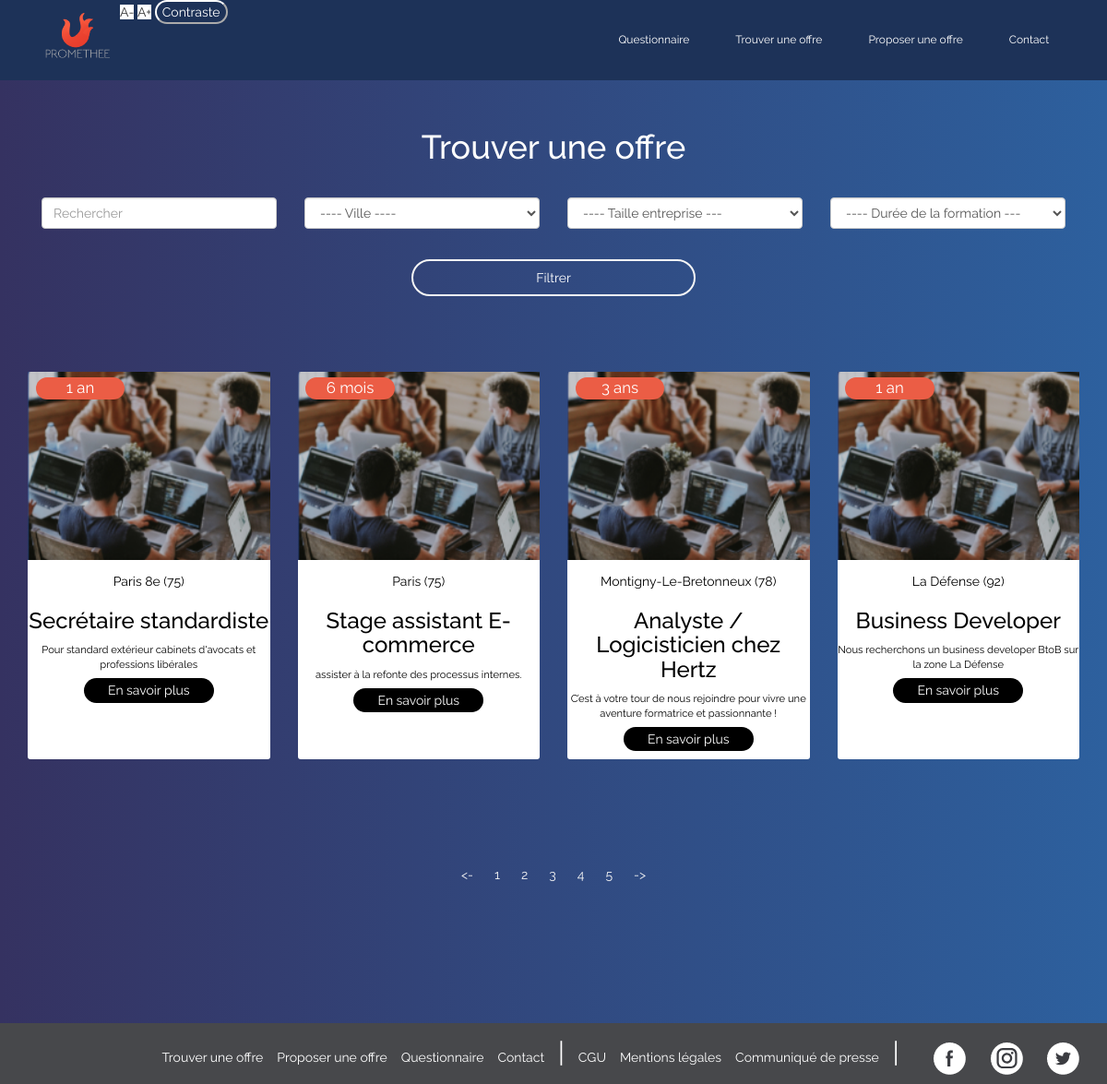
Screenshot of /formations-list.php with the database file from the repository.
### tables this page shows
CREATE TABLE IF NOT EXISTS `proposer_formations` (
  `id` int(11) NOT NULL AUTO_INCREMENT,
  `nom_etablissement` varchar(255) NOT NULL,
  `nom` varchar(255) NOT NULL,
  `telephone` int(10) NOT NULL,
  `taille_entreprise` text,
  `Ville` varchar(75) NOT NULL,
  `duration` varchar(255) NOT NULL,
  `titre_poste` varchar(75) NOT NULL,
  `chapo` varchar(250) NOT NULL,
  `description_complete` longtext NOT NULL,
  PRIMARY KEY (`id`)
);

### formations-list.php (the view, shortened to what this page needs)
<?php
include("data_connexion.php");
?>
<!DOCTYPE HTML>
<html lang="fr">
    <head>
    <link rel="stylesheet" href="https://maxcdn.bootstrapcdn.com/bootstrap/3.3.7/css/bootstrap.min.css">
    <link rel="stylesheet" href="https://use.fontawesome.com/releases/v5.5.0/css/all.css">
    <link rel="stylesheet" href="https://maxcdn.bootstrapcdn.com/bootstrap/3.3.7/css/bootstrap.min.css">
<link rel="stylesheet" href="https://use.fontawesome.com/releases/v5.5.0/css/all.css">
<link rel="stylesheet" href="assets/css/styles.css">
<link rel="stylesheet" type="text/css" href="//cdnjs.cloudflare.com/ajax/libs/cookieconsent2/3.1.0/cookieconsent.min.css" />
</head>
<body id="body">
<nav class="navbar navbar-fixed-top">
  <div class="container" id="beau">
    <div class="collapse navbar-collapse" id="myNavbar">
        <a href="home.php" class="navbar-left"><img class="logo" src="assets/img/logo.png"></a>
        <div class="accessibilite-zoom" id="moin">A-</div>
    <div class="accessibilite-zoom" id="plus">A+</div>
    <button onclick="change_bg()">Contraste</button>
      <ul class="nav navbar-nav navbar-right">
        <li><a href="quizz.php">Questionnaire</a></li>
        <li><a href="formations-list.php">Trouver une offre</a></li>
        <li><a href="propositions.php">Proposer une offre</a></li>
        <li><a href="contact.php">Contact</a></li>
      </ul>
    </div>
  </div>
</nav>
<div class="container find_offer">
    <div class="row">
        <div class="col-sm-12">
            <h1>Trouver une offre</h1>
        </div>
    </div>
    </div>
<div class="container" style="margin-bottom: 2%;">
<div clas="row" id="center_button">
    <form class="rechercheForm" action="envoi_form.php" method="post" >
    <div class="col-sm-3">
            <input class="form-control" type="text" placeholder="Rechercher">
    </div>
<div class="col-sm-3">
<select class="form-control">
  <option>---- Ville ----</option>
</select>
</div>
<div class="col-sm-3" class="filtreurs">
<select class="form-control"  name="taille_entreprise">
    <option>---- Taille entreprise ---</option>
</select>
    </div>
<div class="col-sm-3">
    <select class="form-control" name="duree">
    <option>---- Durée de la formation ---</option>
    </select>
</div>
        <div class="col-sm-12">
    <button id="lol" class="button_emploi" type="submit" name="filtre" >Filtrer</button>
    </div>
         </form>
</div>
</div>
    <div class="container">
  <div class="row" style="text-align:center;">
<div id="myCarousel" class="carousel slide swag" style="margin-left:0;">
    <div class="carousel-inner" id="innerDeux">
        <div class="item active" id="pageUn">
            <?php
       $reponse= $bdd->query('SELECT * FROM proposer_formations ORDER BY id DESC LIMIT 1,4');
        while($donnees = $reponse->fetch())
        {
?>
            <div class="col-sm-3">
                <a href="formations.php?art=<?= $donnees['id']?>" class="card">
                    <div class="content-card">
                        <span class="dureeman"><?= $donnees['duration']?></span>
                        <img class="card-img-top" src="assets/img/formations.png" alt="Card image cap">
                        <p calss="text-center" style="margin-top:5%;"><?= $donnees['Ville']?></p>
                        <h3><?= $donnees['titre_poste']?></h3>
                        <p style="font-size:0.8em;"><?= $donnees['chapo']?></p>
                        <a class="savoir_plus" href="formations.php?art=<?= $donnees['id']?>">En savoir plus</a>
                    </div>
                </a>
            </div>
            <?php }
?>
        </div>
</div>
        </div>
</div>
          </div>
<div class="container" id="basMarge">
<div class="row">
<div class="col-sm-12" id="page">
<ul class="pagination">
  <li><a href="#myCarousel" data-slide="prev"> <- </a></li>
  <li><a href="#pageUn">1</a></li>
  <li><a href="#pageDeux">2</a></li>
  <li><a href="#pageTrois">3</a></li>
  <li><a href="#pageQuatre">4</a></li>
  <li><a href="#">5</a></li>
  <li><a href="#myCarousel" data-slide="next">-></a></li>
</ul>
</div>
  </div>
  </div>
<footer class="page-footer font-small cyan darken-3" style="background:#47484b;">
    <div class="container">
      <div class="row">
        <div class="col-md-12 py-5">
        <div class="arbo-footer">
          <p class="text-right" style="margin-top: 1%;">
            <a href="formations-list.php">Trouver une offre</a>
            <a href="propositions.php">Proposer une offre</a>
            <a href="quizz.php">Questionnaire</a>
            <a href="contact.php">Contact</a>
            <span class="separateur">|</span>
            <a href="cgu.php" style="margin-left: 0%;">CGU</a>
            <a href="cgu.php#conditions">Mentions légales</a>
            <a href="presse.php">Communiqué de presse</a>
            <span class="separateur">|</span>
             <a class="img-responsive fo">
            <a target="_blank" href="https://www.facebook.com/Prom%C3%A9th%C3%A9e-286251385344865/">
              <img src="assets/img/Facebook.png" alt="">
            </a>
          </a>
          <a class="img-responsive fo">
            <a target="_blank" href="https://www.instagram.com/promethee_us/">
              <img src="assets/img/Insta.png" alt="">
            </a>
          </a>
          <a class="img-responsive fo">
            <a target="_blank" href="https://twitter.com/promethee_us">
              <img src="assets/img/Twitter.png" alt="">
            </a>
          </a>
          </p>
        </div>
        </div>
      </div>
    </div>
  </footer>
</body>
</html>

### assets/css/styles.css (style rules this page uses)
html { z-index: -1; height:100%; }
nav { font-family: 'Raleway', sans-serif; }
button { background: transparent; color:white; border-color:white; border-radius: 31px; }
body { background-image: -webkit-linear-gradient(left, #353261, #2d609e); background:-moz-linear-gradient(left, #353261, #2d609e); background:-o-linear-gradient(left, #353261, #2d609e); background:-ms-linear-gradient(left, #353261, #2d609e); width: 100%; height: 100%; font-family: 'Raleway', sans-serif; z-index: 1; }
.navbar { background-color:#1d3258; }
.accessibilite-zoom { background-color:white; display: INLINE; }
h1 { color:white; }
.navbar-left { padding: 10px 15px; }
.logo { width: 70px; margin:5%; }
.nav>li>a { position: relative; display: block; padding: 10px 25px; color:white; }
.navbar-right { font-size: 12px; padding:2%; }
footer { margin-top:10%; }
.button_emploi { background-color:transparent; -moz-border-radius:31px; -webkit-border-radius:31px; border-radius:31px; display:inline-block; cursor:pointer; color:white; font-size:1em; padding:8px 12%; border:2px solid whitesmoke; }
#page { text-align: center; }
.pagination>li>a { position: relative; float: left; padding: 6px 12px; margin-left: -1px; line-height: 1.42857143; color: whitesmoke; text-decoration: none; background-color: transparent; border: 0; }
.fo { display:inline; }
#basMarge { margin-bottom: 3%; }
form { color: white; padding: 10%; width: 80%; border: 1px solid #eb5d45; }
.rechercheForm { color:red; padding:0%; width:100%; border: 0; position: relative; }
.find_offer { margin-top:10%;text-align: center;margin-bottom: 2%; }
form input, select, textarea { color:black; }
#center_button { text-align: center; }
#lol { margin-top: 3%; }
.dureeman { position:absolute; margin-left:3%; background-color:#eb5d45; font-size: 1.2em; color:white; width: 33%; border-radius: 15px; text-align: center; margin-top: 2%; }
.savoir_plus { background:black; -moz-border-radius:31px; -webkit-border-radius:31px; border-radius:31px; cursor:pointer; color:white; font-size:1em; padding:2% 10%; bottom: 0; margin-bottom: 5%; }
.carousel-inner { width:100%; height: 380px; margin-top: 5%; margin-bottom: 5%; }
#innerDeux { margin-left: 0; height:450px; margin-top:5%; margin-bottom: 5%; }
#innerDeux .col-sm-3 { margin-bottom: 3%; }
.carousel-inner .item { background: transparent; }
.carousel { width:100%; }
.content-card { border-radius: 3px; background:#ffffff; height:420px; }
.content-card img { width: 100%; }
.content-card h3 { color:black; text-align: center; }
.content-card p { color:black; text-align: center; }
.card { background: white; }
.separateur { font-size: 2.1em; color:white; margin:1%; }
.arbo-footer a { color:white; margin-left: 1%; }

### rows the page displays
proposer_formations: duration "1 an", Ville "Paris 8e (75)", titre_poste "Secrétaire standardiste", chapo "Pour standard extérieur cabinets d'avocats et professions libérales"
proposer_formations: duration "6 mois", Ville "Paris (75)", titre_poste "Stage assistant E-commerce", chapo "assister à la refonte des processus internes."
proposer_formations: duration "3 ans", Ville "Montigny-Le-Bretonneux (78)", titre_poste "Analyste / Logicisticien chez Hertz", chapo "C’est à votre tour de nous rejoindre pour vivre une aventure formatrice et passionnante !"
proposer_formations: duration "1 an", Ville "La Défense (92)", titre_poste "Business Developer", chapo "Nous recherchons un business developer BtoB sur la zone La Défense"
